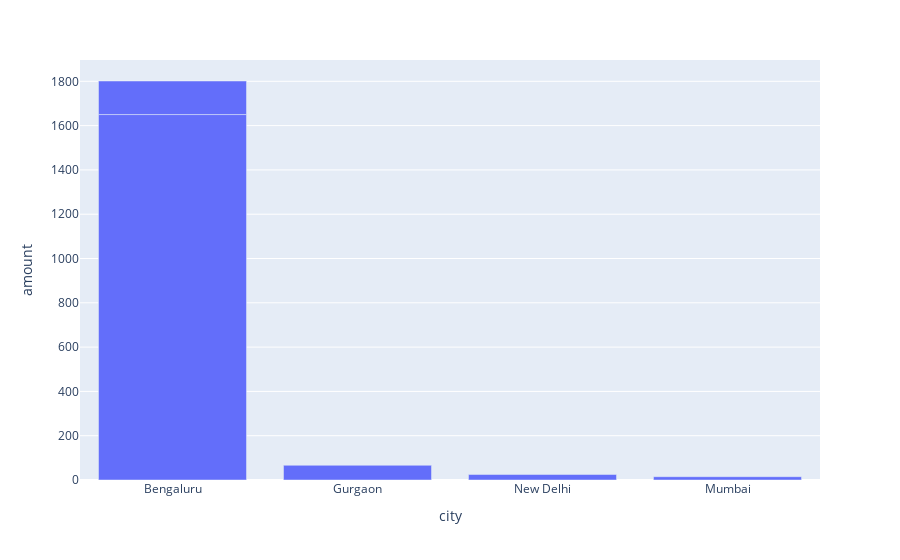

The notebook cell saved with this chart:
### Code cell
px.bar(temp,x="city",y="amount")

### Figure 1 — Plotly figure (JSON) as saved in the notebook; plotly's stock layout.template omitted (floating-point values rounded to 4 significant figures)
{"data": [{"alignmentgroup": "True", "hovertemplate": "city=%{x}<br>amount=%{y}<extra></extra>", "legendgroup": "", "marker": {"color": "#636efa", "pattern": {"shape": ""}}, "name": "", "offsetgroup": "", "orientation": "v", "showlegend": false, "textposition": "auto", "type": "bar", "x": ["Bengaluru", "Gurgaon", "Bengaluru", "New Delhi", "Mumbai"], "xaxis": "x", "y": [1650, 66.4, 151.5, 24.75, 14.85], "yaxis": "y"}], "layout": {"barmode": "relative", "legend": {"tracegroupgap": 0}, "margin": {"t": 60}, "xaxis": {"anchor": "y", "domain": [0, 1], "title": {"text": "city"}}, "yaxis": {"anchor": "x", "domain": [0, 1], "title": {"text": "amount"}}}}
